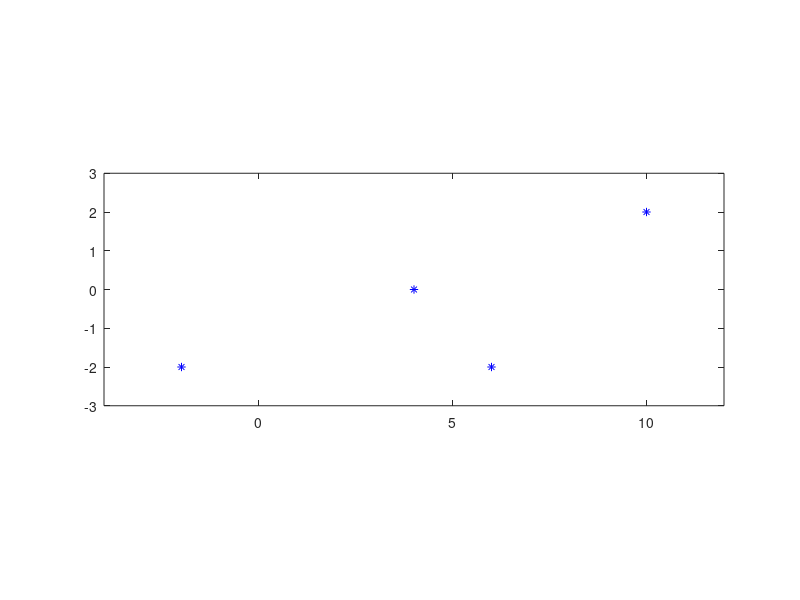

Here is the MATLAB script that generated this plot: (Note: this script raises an error after producing the figure.)
clear

px = [-2 4 6 10];
py = [-2 0 -2 2];

plot(px,py, 'b*')
axis([-4 12 -3 3])
axis equal
hold on

tk = [-1 0 2 3];

syms a3 a2 a1 a0 t

eq = [ a3 * tk(1)^3 + a2 * tk(1)^2 + a1 * tk(1) + a0 == px(1), ...
    a3 * tk(2)^3 + a2 * tk(2)^2 + a1 * tk(2) + a0 == px(2), ...
    a3 * tk(3)^3 + a2 * tk(3)^2 + a1 * tk(3) + a0 == px(3), ...
    a3 * tk(4)^3 + a2 * tk(4)^2 + a1 * tk(4) + a0 == px(4)];

m = solve(eq, [a3 a2 a1 a0]);

x(t) = m.a3 * t^3 + m.a2 * t^2 + m.a1 * t + m.a0;

syms b3 b2 b1 b0

eq = [ b3 * tk(1)^3 + b2 * tk(1)^2 + b1 * tk(1) + b0 == py(1), ...
    b3 * tk(2)^3 + b2 * tk(2)^2 + b1 * tk(2) + b0 == py(2), ...
    b3 * tk(3)^3 + b2 * tk(3)^2 + b1 * tk(3) + b0 == py(3), ...
    b3 * tk(4)^3 + b2 * tk(4)^2 + b1 * tk(4) + b0 == py(4)];

m = solve(eq, [b3 b2 b1 b0]);

y(t) = m.b3 * t^3 + m.b2 * t^2 + m.b1 * t + m.b0;

fplot(x,y, [tk(1), tk(4)])

xd(tk) = diff(x, tk);
yd(tk) = diff(y, tk);

%%%%%%%%%%% rossz %%%%%%%%%%%%%
v = [ xd(tk(2)), yd(tk(2))];
quiver3(px(2), py(2), v(1),v(2))





